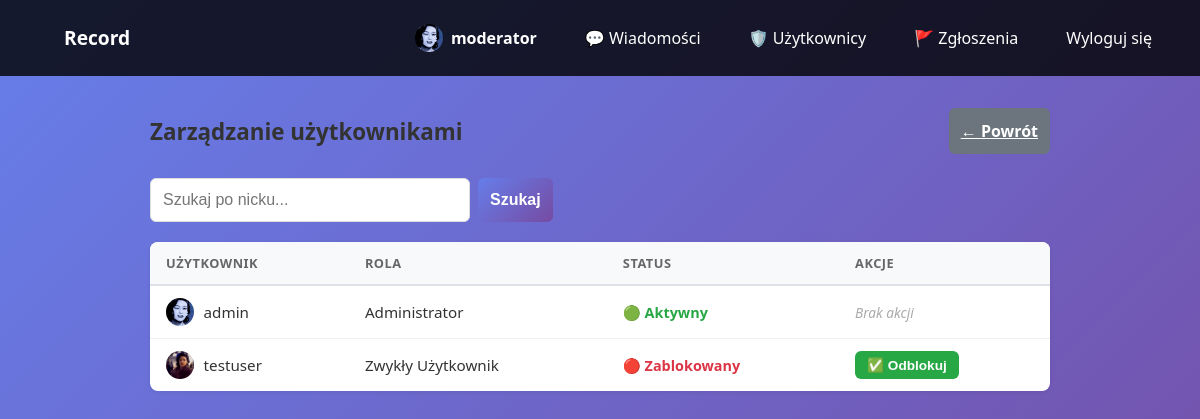
Page /users/ (signed in) on the earlier database version.
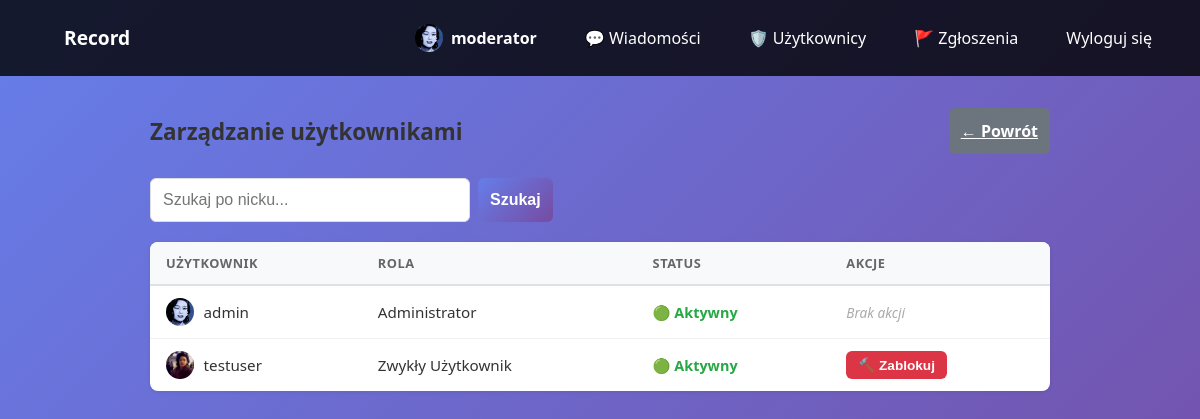
Same page on the later database version.
### record_app/models.py (models this page shows, shortened)
class User(AbstractUser):
    ROLE_CHOICES = [
        ('user', 'Zwykły Użytkownik'),
        ('moderator', 'Moderator'),
        ('admin', 'Administrator'),
    ]
    role = models.CharField(
        max_length=10,
        choices=ROLE_CHOICES,
        default='user'
    )
    is_banned = models.BooleanField(default=False)
    description = models.TextField(blank=True, null=True)
    avatar = models.ImageField(upload_to='avatars/', blank=True, null=True)
    @property
    def avatar_url(self):
        if self.avatar:
            return self.avatar.url
        return f'{settings.MEDIA_URL}avatars/default_pfp.jpg'
    class Meta:
        verbose_name = 'Użytkownik'
        verbose_name_plural = 'Użytkownicy'

### record_app/views.py (the view)
# urls.py: path('users/', views.user_list_view, name='user_list'),
@login_required(login_url='login')
def user_list_view(request):
    if request.user.role not in ['admin', 'moderator']:
        messages.error(request, "Nie masz uprawnień.")
        return redirect('home')
    query = request.GET.get('q', '').strip()
    users = User.objects.exclude(id=request.user.id).order_by('username')
    if query:
        users = users.filter(username__icontains=query)
    return render(request, 'record_app/user_list.html', {
        'users': users,
        'is_admin': request.user.role == 'admin',
        'query': query,
    })

### record_app/context_processors.py (called while the page is built)
def pending_reports(request):
    if request.user.is_authenticated and request.user.role in ('admin', 'moderator'):
        count = Report.objects.filter(status='pending').count()
        return {'pending_reports_count': count}
    return {'pending_reports_count': 0}

### record_app/templates/record_app/user_list.html (shortened to what this page needs)
{% extends "record_app/base.html" %}
{% load static %}
{% block extra_css %}
<link rel="stylesheet" href="{% static 'css/user_list.css' %}">
{% endblock %}
{% block content %}
<div class="user-list-wrapper">
    <div class="user-list-content">
        <div class="user-list-header">
            <h2>Zarządzanie użytkownikami</h2>
            <a href="{% url 'home' %}" class="btn btn-secondary">← Powrót</a>
        </div>
        <form method="get" class="user-list-search">
            <input type="text" name="q" value="{{ query }}" placeholder="Szukaj po nicku..."
                   class="form-control">
            <button type="submit" class="btn btn-primary">Szukaj</button>
        </form>
        <table class="user-table">
            <thead>
                <tr>
                    <th>Użytkownik</th>
                    <th>Rola</th>
                    <th>Status</th>
                    <th>Akcje</th>
                </tr>
            </thead>
            <tbody>
                {% for u in users %}
                <tr>
                    <td>
                        <div class="user-cell">
                            <img src="{{ u.avatar_url }}" alt="{{ u.username }}" class="avatar avatar-sm">
                            <span>{{ u.username }}</span>
                        </div>
                    </td>
                    <td>{{ u.get_role_display }}</td>
                    <td>
                        {% if u.is_banned %}
                        <span class="status-banned">🔴 Zablokowany</span>
                        {% else %}
                        <span class="status-active">🟢 Aktywny</span>
                        {% endif %}
                    </td>
                    <td>
                        {% if u.role == 'admin' %}
                        <span class="no-action">Brak akcji</span>
                        {% elif request.user.role == 'moderator' and u.role == 'moderator' %}
                        <span class="no-action">Brak uprawnień</span>
                        {% elif u.is_banned %}
                        <form method="post" action="{% url 'unban_user' u.id %}">
                            <button type="submit" class="btn btn-sm btn-success">✅ Odblokuj</button>
                        </form>
                        {% else %}
                        <form method="post" action="{% url 'ban_user' u.id %}"
                              onsubmit="return confirm('Czy na pewno chcesz zablokować użytkownika {{ u.username }}?');">
                            <button type="submit" class="btn btn-sm btn-danger">🔨 Zablokuj</button>
                        </form>
                        {% endif %}
                    </td>
                </tr>
                {% empty %}
                <tr class="user-table-empty">
                    <td colspan="4">Brak użytkowników{% if query %} pasujących do „{{ query }}"{% endif %}.</td>
                </tr>
                {% endfor %}
            </tbody>
        </table>
    </div>
</div>
{% endblock %}

Differences in the rows shown:
changed User "testuser": is_banned "🔴 Zablokowany ✅ Odblokuj" → "🟢 Aktywny 🔨 Zablokuj"
